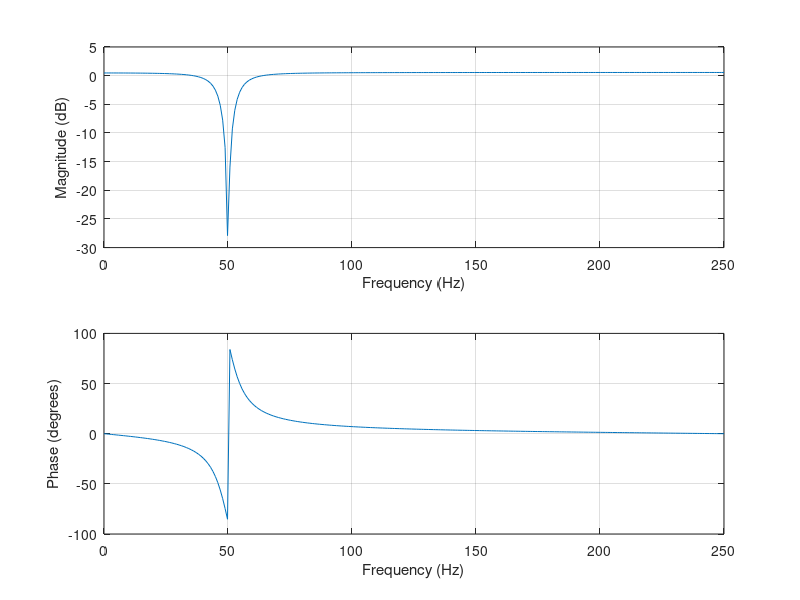
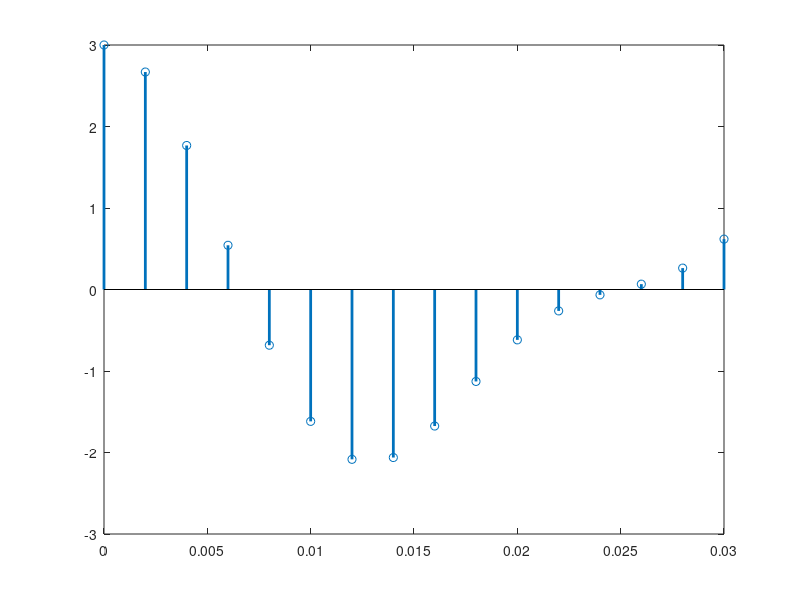
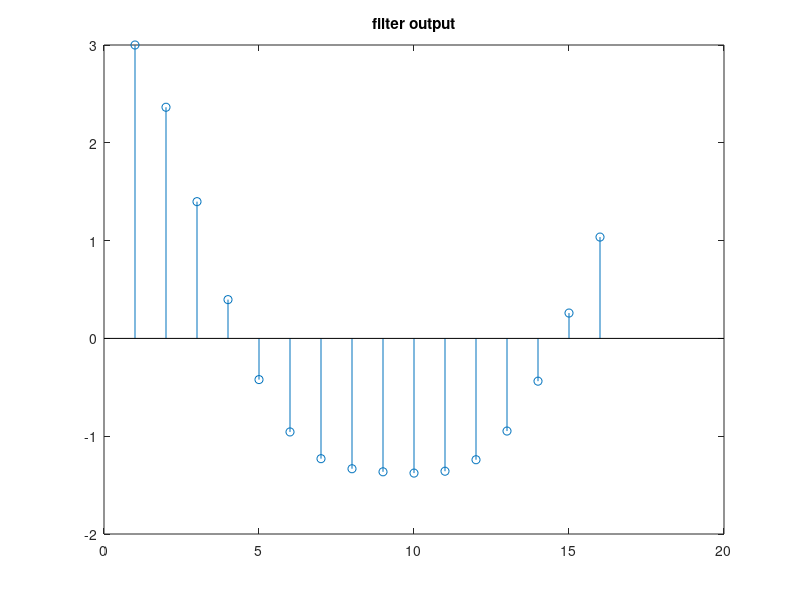

Source code (MATLAB) for these figures, in order:
clear all;
close all;
clc;
fs = 500;
bw = 10;
fr1 = 50;
fr2 = -50;
th1 = 2*pi*(fr1/fs);
th2 = 2*pi*(fr2/fs);
z1 = exp(1j*th1);
z2 = exp(1j*th2);
r = 1-(bw/fs)*pi;
p1 = r*z1;
p2 = r*z2;
zplane([z1, z2]' ,[p1, p2]')
num = poly([z1,z2]);
den = poly([p1,p2]);
figure(1)
freqz(num, den, 256, fs)
Fo = 100;
To = 1/Fo;
Fs = 500;
Ts = 1/Fs;
t1 = 0:Ts:3*To;
xs = 2*cos(60*pi*t1)+cos(100*pi*t1);
figure(2)
title('sampled signal')
stem(t1, xs, 'Linewidth', 2);
ff = filter(num,den,xs);
figure(3)
stem(ff)
title('filter output')
